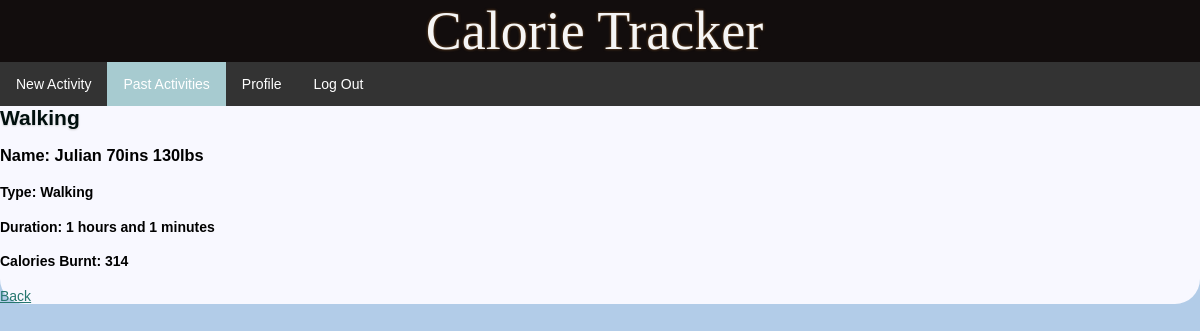
Page /activity/4 (signed in) on the committed database.
### models.py (models this page shows, shortened)
class Activity(db.Model):
	__tablename__ = 'activity'
	activity_id = db.Column(db.Integer, primary_key=True)
	parent_id = db.Column(db.Integer, db.ForeignKey('user.user_id'), nullable=True)
	users = relationship("User", backref="activity", lazy="dynamic", foreign_keys='User.curr_room', post_update=True)
	date_created = db.Column(db.DateTime, nullable=True)
	activity_type = db.Column(db.String(24), nullable=False)
	duration = db.Column(db.Integer, nullable=False)
	duration_minutes = db.Column(db.Integer, nullable=False)
	calculation = db.Column(db.Integer, nullable=False)
	weight = db.Column(db.Integer, nullable=False)
	height = db.Column(db.Integer, nullable=False)
	age = db.Column(db.Integer, nullable=False)

class User(db.Model):
	__tablename__ = 'user'
	user_id = db.Column(db.Integer, primary_key=True)
	username = db.Column(db.String(24), nullable=False)
	pw_hash = db.Column(db.String(64), nullable=False)
	age = db.Column(db.Integer, nullable=False)
	weight = db.Column(db.Integer, nullable=False)
	height = db.Column(db.Integer, nullable=False)
	activities = relationship("Activity", backref="user", lazy="dynamic", foreign_keys='Activity.parent_id', post_update=True)
	curr_room = db.Column(db.Integer, db.ForeignKey('activity.activity_id', use_alter=True), nullable=True)
	update = db.Column(db.DateTime, nullable=True)
	def __repr__(self):
		return '{}'.format(self.username)

### calorie.py (the view)
@app.route('/activity/<activityid>', methods=['GET', 'POST'])
def activity(activityid):
	room = Activity.query.filter_by(activity_id=activityid).first()
	if room is None:
		abort(404)
	room.users.append(g.user)
	g.user.update = None
	db.session.commit()
	return render_template('activity.html', activity=room)

### calorie.py (called while the page is built)
@app.before_request
def before_request():
    g.user = None
    if 'user_id' in session:
        g.user = User.query.filter_by(user_id=session['user_id']).first()

### templates/activity.html (shortened to what this page needs)
{% extends "layout.html" %}
{% block body %}
<ul>
  <li><a href="{{ url_for('newActivity') }}">New Activity </a></li>
  <li class="active"><a href="{{ url_for('home') }}">Past Activities </a></li>
  <li><a href="{{ url_for('profile') }}">Profile</a></li>
  <li><a href="{{ url_for('logout') }}">Log Out</a></li>
</ul>
  <h2>{{ activity.activity_type }}</h2>
  <h3> Name: {{ activity.user }} {{activity.height}}ins {{activity.weight}}lbs</h3>
  <h4> Type: {{ activity.activity_type }} </h4>
  <h4> Duration: {{ activity.duration }} hours and {{ activity.duration_minutes }} minutes</h4>
  <h4> Calories Burnt: {{ activity.calculation }}</h4>
  <form id="form">
    <a href="{{ url_for('home') }}"> Back </a>
  </form>
</div>
{% endblock %}

### static/style.css (style rules this page uses)
a { color: #26776F; }
div.page h2 { margin: 0 0 15px 0; color: #000f0e; font-family: 'Avantgarde,' sans-serif; text-shadow: 0 1px 2px #ccc; }
ul { list-style-type: none; margin: 0; padding: 0; overflow: hidden; background-color: #333; }
li { float: left; }
li a { display: block; color: white; text-align: center; padding: 14px 16px; text-decoration: none; }
.active { background-color: rgb(167, 203, 208); }

### rows in the picture
Activity: activity_type "Walking", height "70", weight "130", duration "1", duration_minutes "1", calculation "314"
User: user "Julian"
